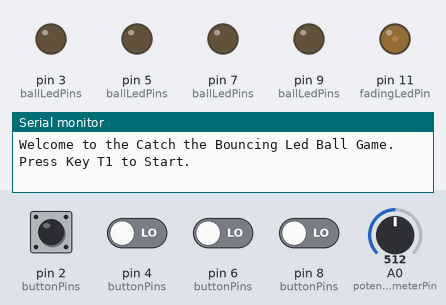
Recording of a sketch running on a simulated Arduino Uno, built with avr-gcc and run on an emulated ATmega328P. Parts: output pins drawn as LEDs (lit = HIGH), the last lines printed to the serial monitor. The inputs (shaded band) are chosen by the test bench; at power-on: pin 2 (buttonPins), pin 4 (buttonPins), pin 6 (buttonPins), pin 8 (buttonPins) LOW, A0 (potentiometerPin) = 512. Random numbers use the default seed unless the sketch sets one.

Above: at 1.2 s.
1.3 s: pin 2 (buttonPins) pulled HIGH for 0.15 s
At 2.1 s:
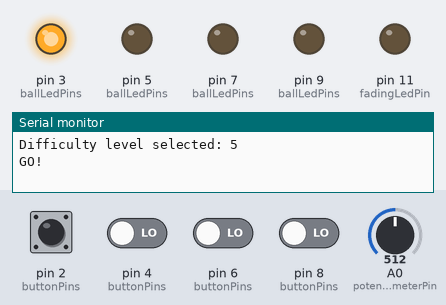
At 3.0 s:
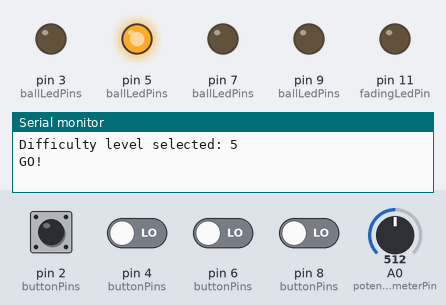
4.4 s: pin 2 (buttonPins) pulsed HIGH 5 times (0.12 s each, 0.3 s apart)
At 9.1 s:
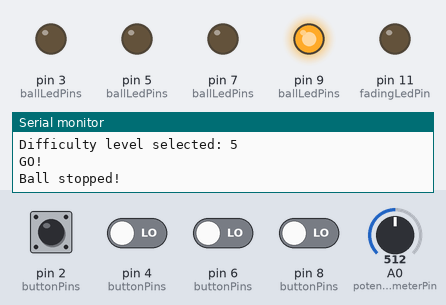
Timing chart, 0 to 10.6 s (numbered marks = the images above; inputs shaded):
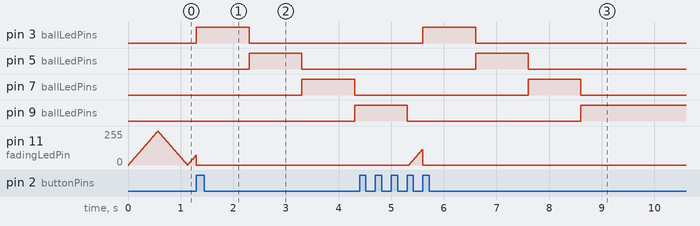

Measured:
- after the input at 1.3 s, pin 3 (ballLedPins): LOW → HIGH at once, → LOW 1.0 s later; pin 5 (ballLedPins): LOW → HIGH after 1.0 s, → LOW 1.0 s later; pin 7 (ballLedPins): LOW → HIGH after 2.0 s, → LOW 1.0 s later; pin 9 (ballLedPins): LOW → HIGH after 3.0 s
- after the input at 4.4 s, pin 3 (ballLedPins): LOW → HIGH after 1.2 s, → LOW 1.0 s later; pin 5 (ballLedPins): LOW → HIGH after 2.2 s, → LOW 1.0 s later; pin 7 (ballLedPins): LOW → HIGH after 3.2 s, → LOW 1.0 s later
- by itself, pin 11 (fadingLedPin): rises from 0/255 to 115/255 in 0.24 s, then falls to 0/255 in 0.02 s

The sketch:

main.ino
```cpp
/**
 * Gruppo:
 *  - Alessandro Mazzoli
 *  - Manuel Andruccioli
 *  - Alex Testa
 */

#include <Arduino.h>
#include "game/game.h"

uint8_t potentiometerPin = A0;
uint8_t ballLedPins[4] = { 3, 5, 7, 9 };
uint8_t buttonPins[4] = { 2, 4, 6, 8 };
uint8_t fadingLedPin = 11;

Game* game = new Game(fadingLedPin, potentiometerPin, ballLedPins, buttonPins);

void setup() {
  Serial.begin(9600);
  game->setup();
}

void loop() {
  game->computeIteration();
}
```

BallManager.cpp
```cpp
#include "BallManager.h"

#include <Arduino.h>

BallManager::BallManager(uint8_t ledPins[4]) {
    memcpy(this->ledPins, ledPins, sizeof(this->ledPins));
    this->actualLedIndexPosition = -1;
}

void BallManager::setup() {
    for (int i = 0; i < 4; i++) {
        pinMode(this->ledPins[i], OUTPUT);
    }
}

void BallManager::start() {
    this->actualLedIndexPosition = -1;
    this->prevLedIndexPosition = -1;
    this->directionalIncrement = 1;
}

void BallManager::stop() {
    this->actualLedIndexPosition = -1;
    for (int i = 0; i < 4; i++) {
        digitalWrite(this->ledPins[i], LOW);
    }
}

void BallManager::nextBall() {
    if (this->isDirectionChangeNeeded()) {
        this->changeDirection();
    }
    this->incrementPosition();
    this->turnOffPreviousLedIfPresent();
    this->turnOnActualLed();
}

uint8_t BallManager::getCurrentBallIndex() {
    return this->actualLedIndexPosition;
}

bool BallManager::isDirectionChangeNeeded() {
    return (this->actualLedIndexPosition == 3 && this->directionalIncrement == 1) || (this->actualLedIndexPosition == 0 && this->directionalIncrement == -1);
}

void BallManager::changeDirection() {
    this->directionalIncrement *= -1;
}

void BallManager::incrementPosition() {
    this->prevLedIndexPosition = this->actualLedIndexPosition;
    this->actualLedIndexPosition += this->directionalIncrement;
}

void BallManager::turnOffPreviousLedIfPresent() {
    if (this->prevLedIndexPosition != -1) {
        digitalWrite(this->ledPins[this->prevLedIndexPosition], LOW);
    }
}

void BallManager::turnOnActualLed() {
    digitalWrite(this->ledPins[this->actualLedIndexPosition], HIGH);
}
```

BallManager.h
```cpp
#ifndef BALL_MANAGER_H
#define BALL_MANAGER_H

#include <stdint.h>

/**
 * The Ball Manager.
 */
class BallManager {

private:
    /// The leds's pins.
    uint8_t ledPins[4];

    /// The previous ball index position.
    int prevLedIndexPosition;

    /// The current ball index position.
    int actualLedIndexPosition;

    /// The directional increment of the ball (1 for left to right, -1 for right to left).
    int directionalIncrement = 1;

public:

    /**
     * Create a new Ball Manager.
     * @param ledPins the led's pins to fade
     */
    BallManager(uint8_t ledPins[4]);

    /**
     * Setup the leds.
     * ! This method must be called in arduino setup() !
     */
    void setup();

    /**
     * Start the ball bouncing.
     */
    void start();

    /**
     * Stop the ball bouncing.
     */
    void stop();

    /**
     * Move the ball to the next led.
     */
    void nextBall();

    /**
     * Get the actual led index position.
     * @return the actual led index position.
     */
    uint8_t getCurrentBallIndex();

private:

    /**
     * Check if we need to change the direction of the ball.
     * @return true if we need to change the direction of the ball, false otherwise.
     */
    bool isDirectionChangeNeeded();

    /**
     * Change the direction of the ball.
     */
    void changeDirection();

    /**
     * Incremenet the led index position.
     */
    void incrementPosition();

    /**
     * Turn off the previous led.
     */
    void turnOffPreviousLedIfPresent();

    /**
     * Turn on the actual led.
     */
    void turnOnActualLed();
};

#endif
```

ButtonsManager.cpp
```cpp
#include "ButtonsManager.h"

#define LIBCALL_ENABLEINTERRUPT
#include <Arduino.h>
#include <EnableInterrupt.h>

ButtonsManager* ButtonsManager::currentManager;

bool ButtonsManager::isBouncingInterrupt() {
    static unsigned long BOUNCING_LIMIT_MILLISECONDS = 100;
    static unsigned long prevTimestamp = 0;
    unsigned long currentTimestamp = millis();
    unsigned long result = currentTimestamp - prevTimestamp < BOUNCING_LIMIT_MILLISECONDS;
    prevTimestamp = currentTimestamp;
    return result;
}

void ButtonsManager::handleInterrupt() {
    if (!ButtonsManager::isBouncingInterrupt()) {
        for (int i = 0; i < 4; i++) {
            if (digitalRead(ButtonsManager::currentManager->buttonPins[i]) == HIGH) {
                ButtonsManager::currentManager->setButtonPressed(i);
            }
        }
    }
}

void ButtonsManager::attachCurrentManager(ButtonsManager* manager) {
    ButtonsManager::currentManager = manager;
}

ButtonsManager::ButtonsManager(uint8_t buttonPins[4]) {
    memcpy(this->buttonPins, buttonPins, sizeof(this->buttonPins));
    for (int i = 0; i < 4; i++) {
        this->buttonStates[i] = false;
    }
}

void ButtonsManager::setup() {
    ButtonsManager::attachCurrentManager(this);
    for (int i = 0; i < 4; i++) {
        pinMode(this->buttonPins[i], INPUT);
    }
}

void ButtonsManager::start() {
    for (int i = 0; i < 4; i++) {
        enableInterrupt(this->buttonPins[i], &ButtonsManager::handleInterrupt, RISING);
    }
    this->releasePressedButton();
}

void ButtonsManager::stop() {
    for (int i = 0; i < 4; i++) {
        disableInterrupt(this->buttonPins[i]);
    }
}

void ButtonsManager::setButtonPressed(uint8_t index) {
    this->buttonStates[index] = true;
}


bool ButtonsManager::hasAnyButtonBeenPressed() {
    for (int i = 0; i < 4; i++) {
        if (this->buttonStates[i]) {
            return true;
        }
    }
    return false;
}

uint8_t ButtonsManager::getPressedButtonIndex() {
    for (int i = 0; i < 4; i++) {
        if (this->buttonStates[i]) {
            return i;
        }
    }
    return -1;
}

void ButtonsManager::releasePressedButton() {
    for (int i = 0; i < 4; i++) {
        noInterrupts();
        this->buttonStates[i] = false;
        interrupts();
    }
}
```

ButtonsManager.h
```cpp
#ifndef BUTTONS_MANAGER_H
#define BUTTONS_MANAGER_H

#include <stdint.h>

/**
 * The manager for the buttons that handle the interrupts and manage the buttons states.
 */
class ButtonsManager {

    private:

    /// The current ButtonsManager instance.
    static ButtonsManager* currentManager;

    /**
     * the interrupt handler for the buttons
     */
    static void handleInterrupt();

    /**
     * Set the current manager.
     */
    static void attachCurrentManager(ButtonsManager* manager);

    /**
     * Check if an interrupt is caused by the bouncing of a button.
     */
    static bool isBouncingInterrupt();

    private:

    /// The buttons' pins.
    uint8_t buttonPins[4];

    /// The states of the buttons.
    volatile bool buttonStates[4];

    public:
    /**
     * Create a new ButtonsManager.
     * @param buttonPins the pins of the buttons.
     */
    ButtonsManager(uint8_t buttonPins[4]);

    /**
     * Setup the buttons manager.
     * ! This method must be called in arduino setup() !
     */
    void setup();

    /**
     * Enable the interrupts for the buttons.
     */
    void start();

    /**
     * Disable the interrupts for the buttons.
     */
    void stop();

    /**
     * Check if a button has been pressed.
     * @return true if a button has been pressed, false otherwise.
     */
    bool hasAnyButtonBeenPressed();

    /**
     * Get the index of the pressed button.
     * @return the index of the pressed button.
     */
    uint8_t getPressedButtonIndex();

    /**
     * Release the pressed buttons.
     */
    void releasePressedButton();

    private:
    /**
     * Set the pressed state of a button.
     * @param index the index of the button.
     */
    void setButtonPressed(uint8_t index);

};

#endif
```

FadeManager.cpp
```cpp
#include <Arduino.h>

#include "FadeManager.h"

FadeManager::FadeManager(uint8_t fadePin, uint8_t fadeIntervalMilliSeconds = 10, uint8_t fadeAmount = 5) {
  this->fadePin = fadePin;
  this->fadeIntervalMilliSeconds = fadeIntervalMilliSeconds;
  this->fadeAmount = fadeAmount;
}

void FadeManager::setup() {
  pinMode(this->fadePin, OUTPUT);
}

void FadeManager::start() {
  this->prevOperationTimestamp = 0;
  this->brightness = 5;
}

bool FadeManager::hasTimeElapsedSinceLastFadeOperation() {
  return millis() - this->prevOperationTimestamp > this->fadeIntervalMilliSeconds;
}

void FadeManager::fade() {
  if (this->hasTimeElapsedSinceLastFadeOperation()) {
    this->prevOperationTimestamp = millis();
    analogWrite(this->fadePin, this->brightness);
    this->brightness += this->fadeAmount;
    if (this->brightness >= 255 || this->brightness <= 0) {
      this->fadeAmount = -this->fadeAmount;
    }
  }
}

void FadeManager::stopFade() {
  this->brightness = 0;
  analogWrite(this->fadePin, LOW);
}
```

FadeManager.h
```cpp
#ifndef FADE_MANAGER
#define FADE_MANAGER
#include <stdint.h>

/**
 * The Led Fader Manager
 */
class FadeManager {

private:

    /// The led's pin.
    uint8_t fadePin;

    /// The interval between each fade.
    uint8_t fadeIntervalMilliSeconds;

    /// The current brightness.
    uint8_t brightness = 5;

    /// The fade amount to increment each time.
    uint8_t fadeAmount;

    /// The timestamp of the previous operation.
    unsigned long prevOperationTimestamp;

public:
    /**
    * @param fadePin the pin to fade
    * @param fadeIntervalMilliSeconds the interval between brightness increment
    * @param fadeAmount the value of brightness each steps
    */
    FadeManager(uint8_t fadePin, uint8_t fadeIntervalMilliSeconds = 10, uint8_t fadeAmount = 5);

    /**
    * Setup for pins.
    * ! This method must be called in arduino setup() !
    */
    void setup();

    /**
     * Start the fade.
     */
    void start();

    /**
    * Fade the led.
    */
    void fade();

    /**
    * Switch off the led, ready to start fading again
    */
    void stopFade();

private:

    /**
     * Check if the time elapsed since the last fade operation.
     * @return true if the time elapsed since the last fade operation, false otherwise.
     */
    bool hasTimeElapsedSinceLastFadeOperation();

};


#endif
```

game-data.h
```cpp
#ifndef GAME_DATA
#define GAME_DATA

#include <stdint.h>
#include "game-state.h"

/**
 * Game data holder.
 * @param ballMovingSpeed(S): The amount of time;
 * @param ballMovingDuration(T1): The time of the first button press;
 * @param stoppedBallTime(T2): The time of the second button press;
 * @param difficultyFactor(F): The difficulty factor.
 * @param score: The score;
 */
struct GameData {
    float ballMovingSpeed;
    unsigned int ballMovingDuration;
    unsigned int stoppedBallTime;
    uint8_t difficultyFactor;
    int score;
};

#endif
```

game-state.h
```cpp
/**
 * The enum of the game states.
 */
enum GameState {

    /// Print welcome message.
    WELCOME,

    /// Arduino goes in deep sleep and wait for interrupt.
    SLEEP,

    /// The led is fading and waiting for user input to start the game.
    WAITING,

    /// The game is starting, setup variables.
    GAME_STARTING,

    /// A round is starting, setup variables and start the round.
    ROUND_STARTING,

    /// The ball is moving.
    MOVING_BALL,

    /// The ball is stopped on a led and waiting for user to press a button.
    STOPPED_BALL,

    /// The user pressed the correct button and the round is ending.
    END_OF_ROUND,

    /// The user make an error and the game is ending.
    END_OF_GAME
};
```

game.cpp
```cpp
#include "game.h"

#include <Arduino.h>

Game::Game(uint8_t fadingLedPin, uint8_t potentiometerPin, uint8_t ballLedPins[4], uint8_t buttonPins[4]) {
  this->fadeManager = new FadeManager(fadingLedPin);
  this->sleepManager = new SleepManager(buttonPins);
  this->potentiometerManager = new PotentiometerManager(potentiometerPin);
  this->ballManager = new BallManager(ballLedPins);
  this->buttonsManager = new ButtonsManager(buttonPins);
}

Game::Game(FadeManager* fadeManager, SleepManager* sleepManager, PotentiometerManager* potentiometerManager, BallManager* ballManager, ButtonsManager* buttonsManager) {
  this->fadeManager = fadeManager;
  this->sleepManager = sleepManager;
  this->potentiometerManager = potentiometerManager;
  this->ballManager = ballManager;
  this->buttonsManager = buttonsManager;
}

void Game::setup() {
  // Setup managers
  this->fadeManager->setup();
  this->sleepManager->setup();
  this->potentiometerManager->setup();
  this->ballManager->setup();
  this->buttonsManager->setup();


  this->buttonsManager->start(); // enable buttons-interrupt
}

void Game::computeIteration() {
  switch (this->currentGameState) {
  case WELCOME: this->onWelcomeState(); break;
  case WAITING: this->onWaitingState(); break;
  case SLEEP: this->onSleepState(); break;
  case GAME_STARTING: this->onGameStartingState(); break;
  case ROUND_STARTING: this->onRoundStartingState(); break;
  case MOVING_BALL: this->onMovingBallState(); break;
  case STOPPED_BALL: this->onStoppedBallState(); break;
  case END_OF_ROUND: this->onEndOfRoundState(); break;
  case END_OF_GAME: this->onEndOfGameState(); break;
  }
}

///////////////////////////////////////////////////////////////////////////////
// Utilities
///////////////////////////////////////////////////////////////////////////////

void Game::changeState(GameState newState) {
  this->currentGameState = newState;
}

bool Game::isWaitingTimeElapsed() {
  return (millis() - this->sleepWaitingStartTimestamp) > this->waitingTime;
}

bool Game::hasStartingButtonBeenPressed() {
  return this->buttonsManager->hasAnyButtonBeenPressed() && this->buttonsManager->getPressedButtonIndex() == 0;
}

bool Game::isBallMovingTimeElapsed() {
  return (millis() - this->movingBallStartTimestamp) > this->gameData->ballMovingDuration;
}

bool Game::isStoppedBallWaitingTimeElapsed() {
  return (millis() - this->stoppedBallStartTimestamp) > this->gameData->stoppedBallTime;
}

bool Game::hasTimeBetweenBallMovingElapsed() {
  return (millis() - this->prevBallMovementTimestamp) > (1000 / this->gameData->ballMovingSpeed);
}

bool Game::hasUserPressedTheCorrectButton() {
  return this->buttonsManager->getPressedButtonIndex() == this->ballManager->getCurrentBallIndex();
}

////////////////////////////////////////////////////////////////////////////////
// States
////////////////////////////////////////////////////////////////////////////////

void Game::onWelcomeState() {
  Serial.println("Welcome to the Catch the Bouncing Led Ball Game. Press Key T1 to Start.");
  this->sleepWaitingStartTimestamp = millis();
  this->fadeManager->start();
  this->buttonsManager->start();
  this->changeState(WAITING);
}

void Game::onSleepState() {
  this->sleepManager->sleep();
  this->buttonsManager->start(); // re-enable buttons interrupts
  this->changeState(WELCOME);
}

void Game::onWaitingState() {
  this->fadeManager->fade();

  if (this->isWaitingTimeElapsed()) {
    Serial.println("Going to sleep...");
    delay(100);
    this->fadeManager->stopFade();
    this->changeState(SLEEP);
    return;
  }

  if (this->hasStartingButtonBeenPressed()) {
    this->fadeManager->stopFade();
    this->changeState(GAME_STARTING);
  }

  this->buttonsManager->releasePressedButton();
}

void Game::onGameStartingState() {
  this->gameData = new GameData({
    ballMovingSpeed: this->defaultBallMovingSpeed,
    ballMovingDuration : 0,
    stoppedBallTime : this->defaultStoppedBallTime,
    difficultyFactor : this->potentiometerManager->getDifficultyLevel(),
    score : 0
    });

  Serial.println("Difficulty level selected: " + String(this->gameData->difficultyFactor));
  Serial.println("GO!");
  this->changeState(ROUND_STARTING);
}

void Game::onRoundStartingState() {
  this->gameData->ballMovingDuration = this->minBallMovingTime + random(2000 + 1);
  this->movingBallStartTimestamp = millis();
  this->ballManager->start();
  this->changeState(MOVING_BALL);
}

void Game::onMovingBallState() {
  if (this->isBallMovingTimeElapsed()) {
    Serial.println("Ball stopped!");
    this->stoppedBallStartTimestamp = millis();
    this->buttonsManager->releasePressedButton();
    this->changeState(STOPPED_BALL);
  }
  else {
    if (this->hasTimeBetweenBallMovingElapsed()) {
      this->ballManager->nextBall();
      this->prevBallMovementTimestamp = millis();
    }
  }
}

void Game::onStoppedBallState() {
  if (this->isStoppedBallWaitingTimeElapsed()) {
    this->ballManager->stop();
    this->changeState(END_OF_GAME);
  }
  else {
    if (this->buttonsManager->hasAnyButtonBeenPressed()) {
      if (this->hasUserPressedTheCorrectButton()) {
        this->changeState(END_OF_ROUND);
      }
      else {
        this->changeState(END_OF_GAME);
      }
      this->ballManager->stop();
      this->buttonsManager->releasePressedButton();
    }
  }
}

void Game::onEndOfRoundState() {
  this->gameData->ballMovingSpeed *= (1.1 + (this->gameData->difficultyFactor / 4.0));
  this->gameData->stoppedBallTime /= (1.1 + (this->gameData->difficultyFactor / 4.0));
  this->gameData->score++;
  Serial.println("Score: " + String(this->gameData->score));
  Serial.println("Moving to next round...");
  this->changeState(ROUND_STARTING);
}

void Game::onEndOfGameState() {
  Serial.println("Game Over!");
  Serial.println("Your score is: " + String(this->gameData->score));
  this->buttonsManager->stop();
  this->changeState(WELCOME);
}
```

PotentiometerManager.cpp
```cpp
#include "PotentiometerManager.h"

#include <Arduino.h>

PotentiometerManager::PotentiometerManager(uint8_t potentiometerPin, uint8_t difficultyLevels = 8) {
    this->potentiometerPin = potentiometerPin;
    this->difficultyLevels = difficultyLevels;
}

void PotentiometerManager::setup() {
    pinMode(this->potentiometerPin, INPUT);
}

int PotentiometerManager::readPotentiometer() {
    return analogRead(this->potentiometerPin);
}

uint8_t PotentiometerManager::getDifficultyLevel() {
    return map(this->readPotentiometer(), 0, 1024, 0, this->difficultyLevels) + 1;
}
```

Source omitted: game.h (4934 bytes), PotentiometerManager.h (955 bytes), SleepManager.cpp (746 bytes), SleepManager.h (641 bytes)
